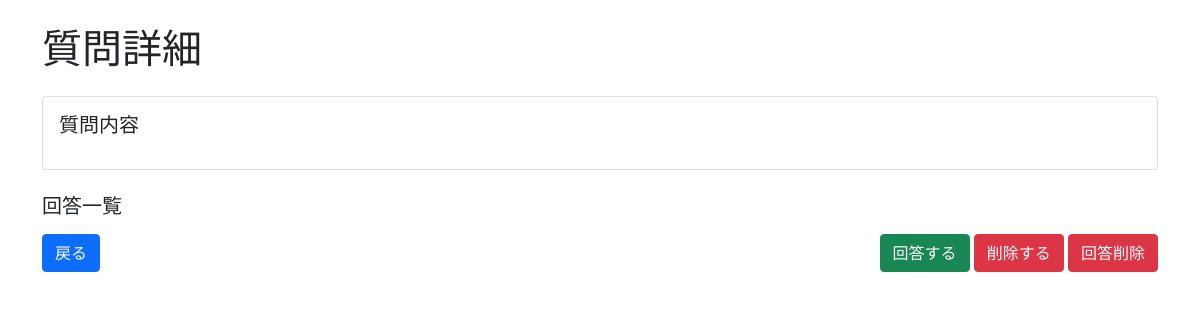
/detail/2 (signed in), run on an earlier commit of the app's database.
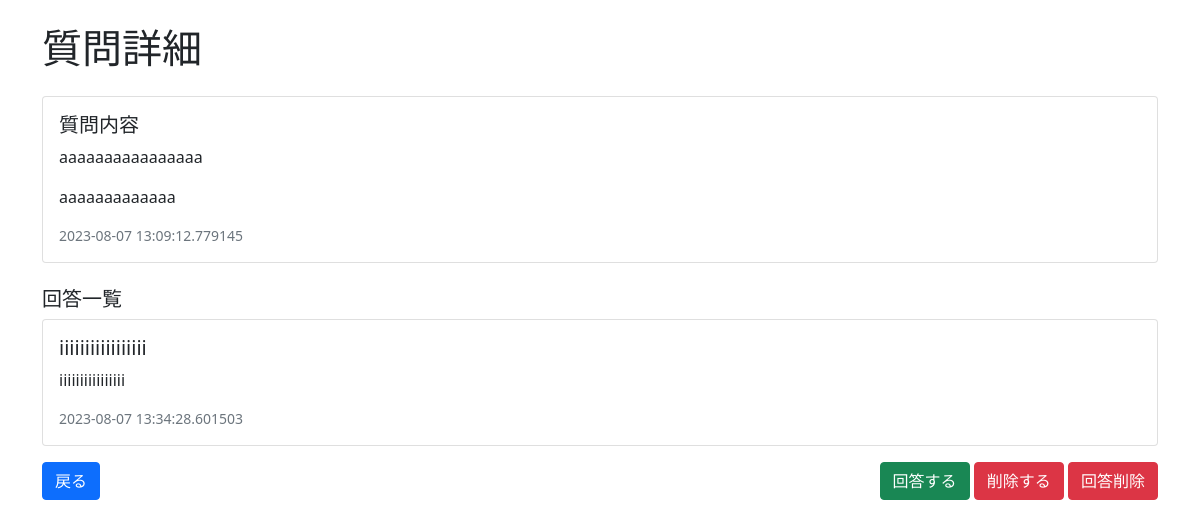
And on a later commit of the database.
### main.py (models this page shows)
class Question(db.Model):
    id = db.Column(db.Integer, primary_key=True)
    user = db.Column(db.String(20), nullable=False)
    detail = db.Column(db.Text, nullable=False)
    post_date = db.Column(db.DateTime, nullable=False)

class Answer(db.Model):
    id = db.Column(db.Integer, primary_key=True)
    user = db.Column(db.String(20), nullable=False)
    detail = db.Column(db.Text, nullable=False)
    post_date = db.Column(db.DateTime, nullable=False)
    question_id = db.Column(db.Integer, db.ForeignKey('question.id'), nullable=False)
    question = db.relationship('Question', backref=db.backref('answers', lazy=True))

### main.py (the view)
@app.route('/detail/<int:question_id>')
@login_required
def detail(question_id):
    question = Question.query.get(question_id)
    answers = Answer.query.filter(Answer.question_id == question_id).all()
    return render_template('detail.html', question=question, answers=answers)

### main.py (called while the page is built)
@login_manager.user_loader
def load_user(user_id):
    return User.query.get(user_id)

def is_logged_in():
    return 'user_id' in session

def login_required(f):
    @wraps(f)
    def decorated_function(*args, **kwargs):
        if not is_logged_in():
            return redirect(url_for('login'))  # ログインしていない場合はログインページにリダイレクト
        return f(*args, **kwargs)
    return decorated_function

### templates/detail.html
{% extends 'base.html' %}
{% block body %}
<div class="container">
    <h1 class="my-4">質問詳細</h1>
    <div class="card mb-3">
        <div class="card-body">
            <h5 class="card-title">質問内容</h5>
            <p class="card-text">{{ question.user }}</p>
            <p class="card-text">{{ question.detail }}</p>
            <p class="card-text"><small class="text-muted">{{ question.post_date }}</small></p>
        </div>
    </div>
    <h5 class="mt-4">回答一覧</h5>
    {% for answer in answers %}
    <div class="card mb-3">
        <div class="card-body">
            <h5 class="card-title">{{ answer.user }}</h5>
            <p class="card-text">{{ answer.detail }}</p>
            <p class="card-text"><small class="text-muted">{{ answer.post_date }}</small></p>
        </div>
    </div>
    {% endfor %}
    <div class="row mt-3">
        <div class="col-md-6">
            <a href="{{ url_for('question_main') }}" class="btn btn-primary">戻る</a>
        </div>
        <div class="col-md-6 text-md-end">
            <a href="/answer/{{ question.id }}" class="btn btn-success">回答する</a>
            <a href="/delete/{{ question.id }}" class="btn btn-danger">削除する</a>
            <a href="/delete_answer/{{ question.id }}" class="btn btn-danger">回答削除</a>
    </div>
</div>
{% endblock %}

What changed in the data, as far as the page shows it:
added Question: user "aaaaaaaaaaaaaaaa", detail "aaaaaaaaaaaaa", post_date "2023-08-07 13:09:12.779145"
added Answer: user "iiiiiiiiiiiiiiiii", detail "iiiiiiiiiiiiiiii", post_date "2023-08-07 13:34:28.601503"
